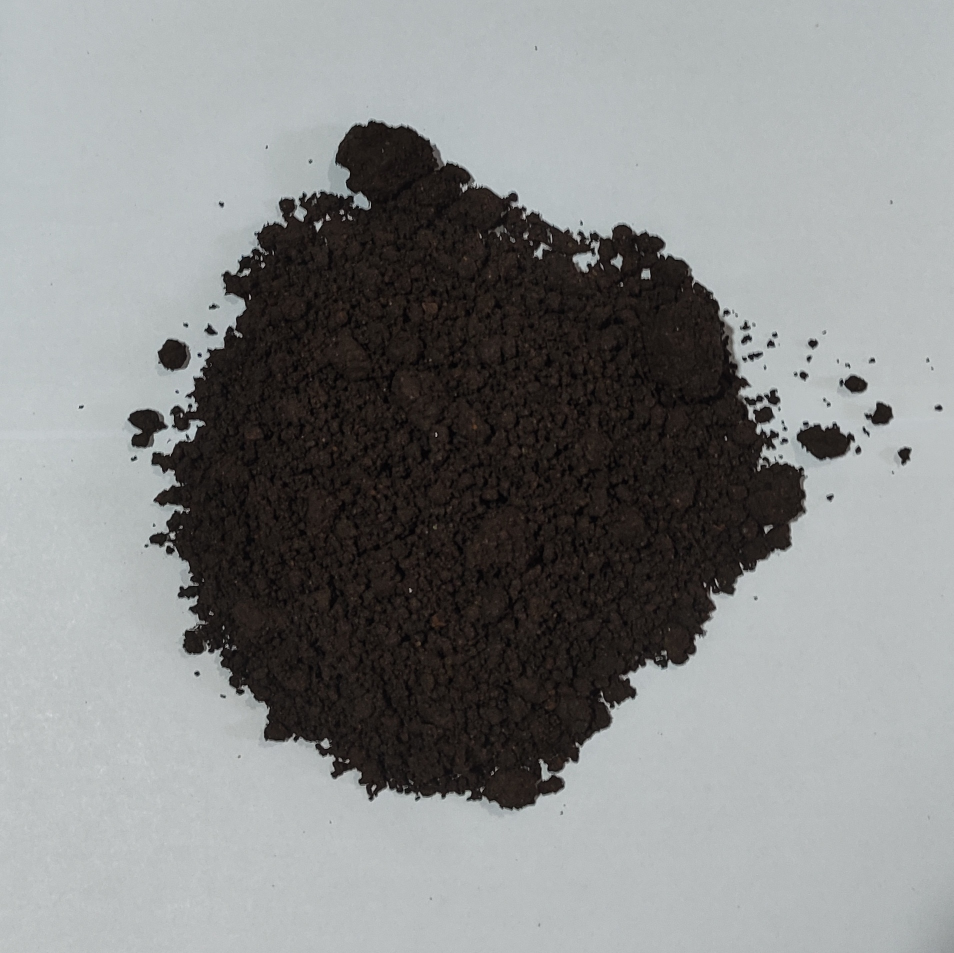
#> input picture ipynb/error_handling/soil.jpg, 1907 x 1906 px (shown at 1/2 size)
$ jupyter execute error_handling.ipynb
#> lines starting #> are read from the running program, lines starting #| are printed output that depends on the picture; after the words box and inside, x2 and y2 are one past the last pixel; in counts of white or black regions, pixels touching at a corner belong together
[cell 1]
import cv2
import matplotlib.pyplot as plt
import numpy as np

[cell 2]
def show_image(image1, image2, image3, suptitle=None, titles=[]):
    plt.figure(figsize=(12,4))

    if suptitle:
        plt.suptitle(suptitle)

    plt.subplot(131)
    if len(titles) >= 1:
        plt.title(titles[0])
    plt.imshow(image1)
    plt.axis("off")

    plt.subplot(132)
    if len(titles) >= 2:
        plt.title(titles[1])
    plt.imshow(image2)
    plt.axis("off")

    plt.subplot(133)
    if len(titles) >= 3:
        plt.title(titles[2])
    plt.imshow(image3)
    plt.axis("off")

    plt.show()

def get_mask(image):
    image = image.astype(np.uint8)
    gray = cv2.cvtColor(image, cv2.COLOR_RGB2GRAY)
    binr = cv2.threshold(gray, 16, 255, cv2.THRESH_BINARY + cv2.THRESH_OTSU)[1]
    binr = np.invert(binr)
    kernel = np.ones((3, 3), np.uint8)
    mask = cv2.erode(binr, kernel, iterations=3)
    mask = (mask // 255).astype(np.uint8)
    return mask

def process_image(image):
    rgb_image = image.astype(np.uint8)
    mask = get_mask(rgb_image)
    gray = cv2.cvtColor(rgb_image, cv2.COLOR_RGB2GRAY)
    rgb_planes = cv2.split(rgb_image)
    result_planes = []
    for plane in rgb_planes:
        processed_image = cv2.medianBlur(plane, 3)
        processed_image = cv2.bitwise_and(processed_image, processed_image, mask=mask)
        result_planes.append(processed_image)
    result = cv2.merge(result_planes)
    return result

[cell 3]
soil = cv2.imread("soil.jpg")
#> soil is the input picture: shape (1906, 1907, 3); mean B, G, R 135.9, 136, 134.4
soil = cv2.cvtColor(soil, cv2.COLOR_BGR2RGB)
scaled_soil = cv2.resize(soil, dsize=(64, 64))
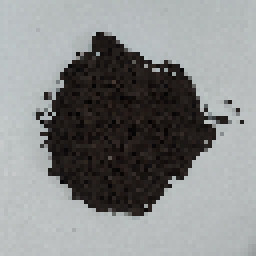
#> scaled_soil: shape (64, 64, 3) (shown 4 times larger); mean R, G, B 134.1, 135.7, 135.7
processed_scaled_soil = process_image(scaled_soil)
#> in get_mask, `binr = cv2.threshold(gray, 16, 255, cv2.THRESH_BINARY + cv2.THRESH_OTS..`:
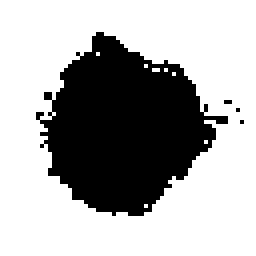
#> binr: shape (64, 64) (shown 4 times larger); 67.6% white; 4 black regions (3 under 20 px), largest, box (x1, y1, x2, y2) and area: (9, 8, 57, 54) 1324
#> in get_mask, `mask = cv2.erode(binr, kernel, iterations=3)`:
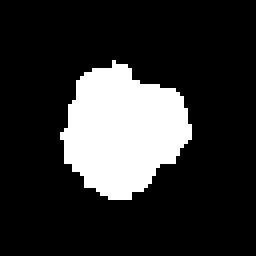
#> mask: shape (64, 64) (shown 4 times larger); 18.9% white; 1 white region, box (x1, y1, x2, y2) and area: (15, 15, 48, 50) 774
#> the loop in process_image, `for plane in rgb_planes:` made 3 passes
#> pass 2, in process_image, `processed_image = cv2.bitwise_and(processed_image, processed_image, ma..`:
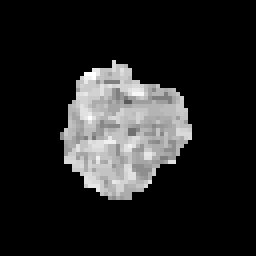
#> processed_image: shape (64, 64) (shown 4 times larger); min 0, max 34, mean 4.7; drawn with min black and max white
#> after the loop in process_image, `for plane in rgb_planes:`: result_planes = 3 items

show_image(soil, scaled_soil, processed_scaled_soil, "Soil Only", ["Raw Image", "Scaled Image", "Processed Image"])

[cell 4]
rocky_soil = cv2.imread("rocky.jpg")
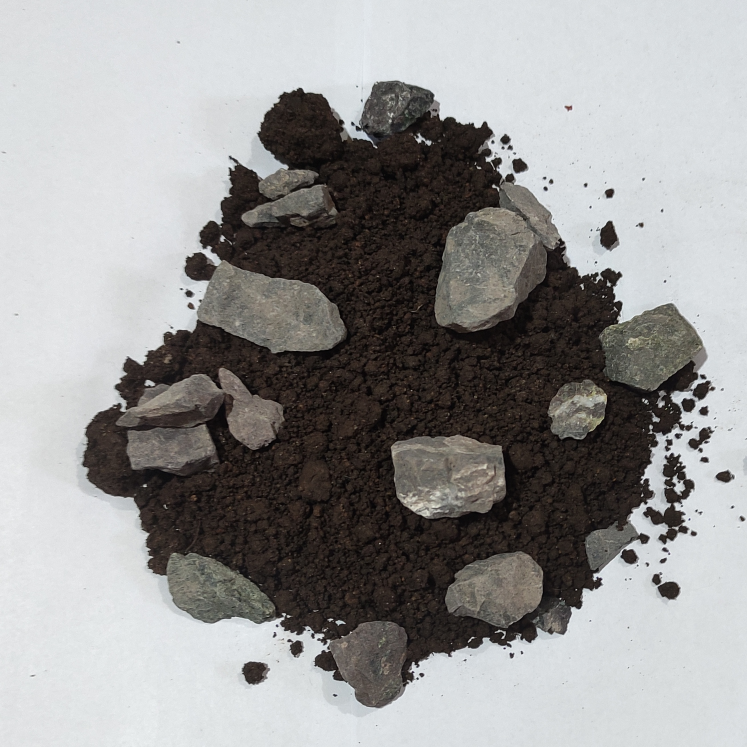
#> input picture ipynb/error_handling/rocky.jpg, 2241 x 2241 px (shown at 1/3 size)
#> rocky_soil is the input picture: shape (2241, 2241, 3); mean B, G, R 149.2, 149.8, 150.4
rocky_soil = cv2.cvtColor(rocky_soil, cv2.COLOR_BGR2RGB)
scaled_rocky_soil = cv2.resize(rocky_soil, dsize=(64, 64))
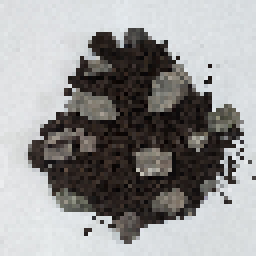
#> scaled_rocky_soil: shape (64, 64, 3) (shown 4 times larger); mean R, G, B 149.8, 149.1, 148.6
processed_scaled_rocky_soil = process_image(scaled_rocky_soil)
#> in get_mask (call 2), `binr = cv2.threshold(gray, 16, 255, cv2.THRESH_BINARY + cv2.THRESH_OTS..`:
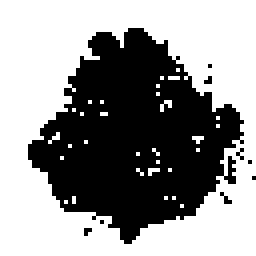
#> binr: shape (64, 64) (shown 4 times larger); 58% white; 9 black regions (8 under 20 px), largest, box (x1, y1, x2, y2) and area: (7, 7, 61, 61) 1702
#> in get_mask (call 2), `mask = cv2.erode(binr, kernel, iterations=3)`:
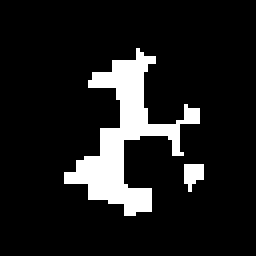
#> mask: shape (64, 64) (shown 4 times larger); 11.6% white; 2 white regions, box (x1, y1, x2, y2) and area: (16, 12, 50, 54) 449, (46, 41, 51, 48) 25
#> the loop in process_image (call 2), `for plane in rgb_planes:` made 3 passes
#> pass 1, in process_image (call 2), `processed_image = cv2.medianBlur(plane, 3)`:
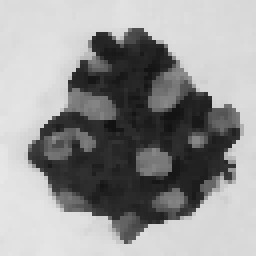
#> processed_image: shape (64, 64) (shown 4 times larger); min 18, max 231, mean 150.5
#> pass 1, in process_image (call 2), `processed_image = cv2.bitwise_and(processed_image, processed_image, ma..`:
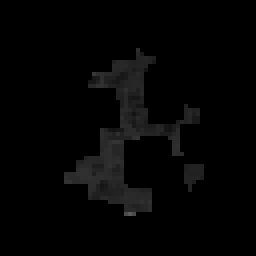
#> processed_image: shape (64, 64) (shown 4 times larger); min 0, max 90, mean 4.3

show_image(rocky_soil, scaled_rocky_soil, processed_scaled_rocky_soil, "Rocky Soil", ["Raw Image", "Scaled Image", "Processed Image"])
